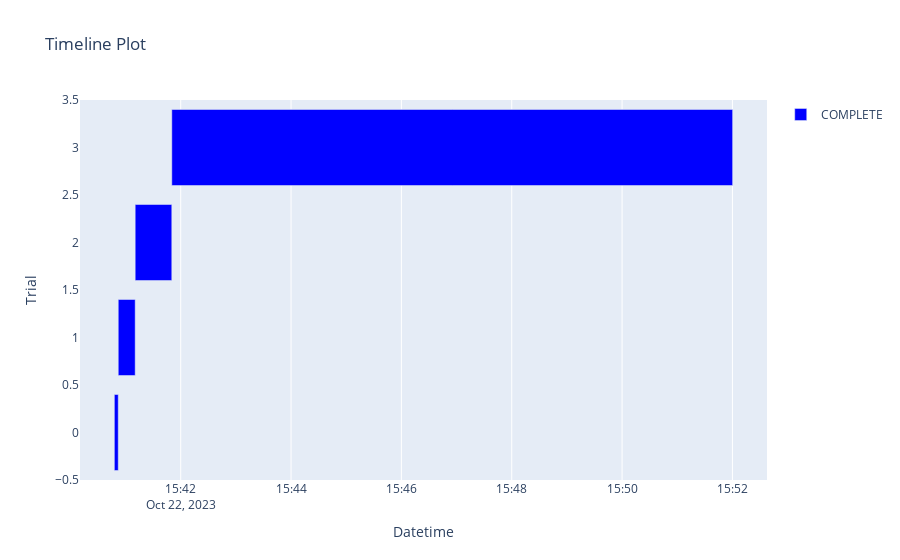

Notebook source saved alongside this figure:
### Code cell
ov.plot_timeline(study)

### Figure 1 — Plotly figure (JSON) as saved in the notebook; plotly's stock layout.template omitted (floating-point values rounded to 4 significant figures)
{"data": [{"base": ["2023-10-22T15:40:47.836930", "2023-10-22T15:40:52.094474", "2023-10-22T15:41:10.499465", "2023-10-22T15:41:50.303648"], "hovertemplate": "%{text}<extra>COMPLETE</extra>", "marker": {"color": "blue"}, "name": "COMPLETE", "orientation": "h", "text": ["{<br>  \"number\": 0,<br>  \"values\": [<br>    10738.585753134497<br>  ],<br>  \"params\": {<br>    \"n_estimators\": 731,<br>    \"max_depth\": 4,<br>    \"learning_rate\": 0.0010710047639041912,<br>    \"subsample\": 0.9424360104054774,<br>    \"colsample_bytree\": 0.5034239920578778,<br>    \"booster\": \"gblinear\",<br>    \"lambda\": 0.42675662598085534,<br>    \"alpha\": 0.0005354464058488776,<br>    \"scale_pos_weight\": 5.618742956129845e-06,<br>    \"max_delta_step\": 0.20079119608673593,<br>    \"min_split_loss\": 0.06099540881538169,<br>    \"max_bin\": 470,<br>    \"max_leaves\": 23,<br>    \"tweedie_variance_power\": 1.9973805925374783,<br>    \"monotone_constraints\": null<br>  }<br>}", "{<br>  \"number\": 1,<br>  \"values\": [<br>    47383.70304973476<br>  ],<br>  \"params\": {<br>    \"n_estimators\": 873,<br>    \"max_depth\": 6,<br>    \"learning_rate\": 0.043874772997415,<br>    \"subsample\": 0.6132479517028048,<br>    \"colsample_bytree\": 0.9915089770848835,<br>    \"booster\": \"gbtree\",<br>    \"lambda\": 0.00873080334805019,<br>    \"alpha\": 0.006501663133765193,<br>    \"scale_pos_weight\": 9.752522155272404,<br>    \"max_delta_step\": 0.0015140791458387412,<br>    \"min_split_loss\": 0.6599272613390645,<br>    \"max_bin\": 497,<br>    \"max_leaves\": 21,<br>    \"tweedie_variance_power\": 1.8183508695555668,<br>    \"monotone_constraints\": \"(-1,1,1,0,0)\",<br>    \"min_child_weight\": 7,<br>    \"eta\": 3.6076128013988807e-06,<br>    \"gamma\": 3.06566480050548e-05,<br>    \"grow_policy\": \"lossguide\"<br>  }<br>}", "{<br>  \"number\": 2,<br>  \"values\": [<br>    47403.4211962786<br>  ],<br>  \"params\": {<br>    \"n_estimators\": 227,<br>    \"max_depth\": 6,<br>    \"learning_rate\": 0.03192419763295129,<br>    \"subsample\": 0.7210423126103103,<br>    \"colsample_bytree\": 0.7463169863473005,<br>    \"booster\": \"dart\",<br>    \"lambda\": 0.0024836728343141106,<br>    \"alpha\": 0.0016602409156257368,<br>    \"scale_pos_weight\": 0.29415537172436296,<br>    \"max_delta_step\": 6.696556870010862e-05,<br>    \"min_split_loss\": 2.4205383626652837e-05,<br>    \"max_bin\": 227,<br>    \"max_leaves\": 31,<br>    \"tweedie_variance_power\": 1.7733527514877867,<br>    \"monotone_constraints\": \"(-1,1,1,0,0)\",<br>    \"min_child_weight\": 9,<br>    \"eta\": 0.7163710316637125,<br>    \"gamma\": 0.1809829227478964,<br>    \"grow_policy\": \"depthwise\",<br>    \"sample_type\": \"uniform\",<br>    \"normalize_type\": \"tree\",<br>    \"rate_drop\": 3.559231999804832e-06,<br>    \"skip_drop\": 1.2119927757786343e-06<br>  }<br>}", "{<br>  \"number\": 3,<br>  \"values\": [<br>    45337.12873103213<br>  ],<br>  \"params\": {<br>    \"n_estimators\": 922,<br>    \"max_depth\": 8,<br>    \"learning_rate\": 0.047681335726166243,<br>    \"subsample\": 0.7732548235540673,<br>    \"colsample_bytree\": 0.5912183861746729,<br>    \"booster\": \"dart\",<br>    \"lambda\": 2.0603458840648719e-07,<br>    \"alpha\": 2.165648321801314e-05,<br>    \"scale_pos_weight\": 8.425708786039567e-06,<br>    \"max_delta_step\": 0.8847232558387695,<br>    \"min_split_loss\": 0.0009704092887407661,<br>    \"max_bin\": 156,<br>    \"max_leaves\": 11,<br>    \"tweedie_variance_power\": 1.6632994823443532,<br>    \"monotone_constraints\": \"(-1,1,1,0,0)\",<br>    \"min_child_weight\": 8,<br>    \"eta\": 0.00018807897657587258,<br>    \"gamma\": 0.0008545870945868933,<br>    \"grow_policy\": \"depthwise\",<br>    \"sample_type\": \"weighted\",<br>    \"normalize_type\": \"tree\",<br>    \"rate_drop\": 0.027392426432054053,<br>    \"skip_drop\": 1.184174626206768e-05<br>  }<br>}"], "textposition": "none", "type": "bar", "x": [4257.0, 18400.0, 39800.0, 609900.0], "y": [0, 1, 2, 3]}], "layout": {"showlegend": true, "title": {"text": "Timeline Plot"}, "xaxis": {"title": {"text": "Datetime"}, "type": "date"}, "yaxis": {"title": {"text": "Trial"}}}}
